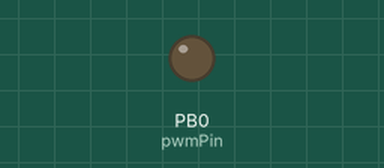
Recording of a sketch running on a simulated ATtiny85, built with avr-gcc and run on an emulated ATtiny85. On the bench: output pins drawn as LEDs (lit = HIGH). Random numbers use the default seed unless the sketch sets one.

Above: at 0.15 s.
Timing chart, 0 to 1.1 s (numbered marks = the images above):
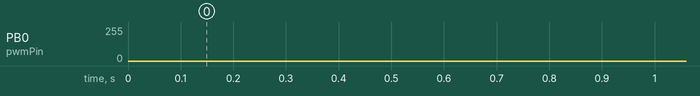

The sketch:

ATTiny_Candle.ino
```cpp
// (licence header left out)
const int pwmPin = 0; // PB0 on ATtiny85
int currentDutyCycle = 128; // Initial duty cycle (50%)

void setup() {
  // Set the PWM pin as an output
  pinMode(pwmPin, OUTPUT);

  // Configure Timer0 for Fast PWM with doubled frequency
  TCCR0A = (1 << WGM01) | (1 << WGM00) | (1 << COM0A1);
  TCCR0B = (1 << CS00); // No prescaler (double frequency)

  // Initialize a seed for the random number generator
  randomSeed(analogRead(0));
}

void loop() {
  // Generate a new random duty cycle value
  int newDutyCycle = random(50, 255); // X% of 255 (8-bit PWM)

  // Gradual transition between the current and new duty cycle
  int step = (newDutyCycle > currentDutyCycle) ? 1 : -1;
  while (currentDutyCycle != newDutyCycle) {
    currentDutyCycle += step;
    OCR0A = currentDutyCycle;
    delay(5); // Delay between duty cycle increments (you can adjust this)
  }

  // Delay after reaching the new duty cycle
  delay(200); // Adjust as needed
}
```
